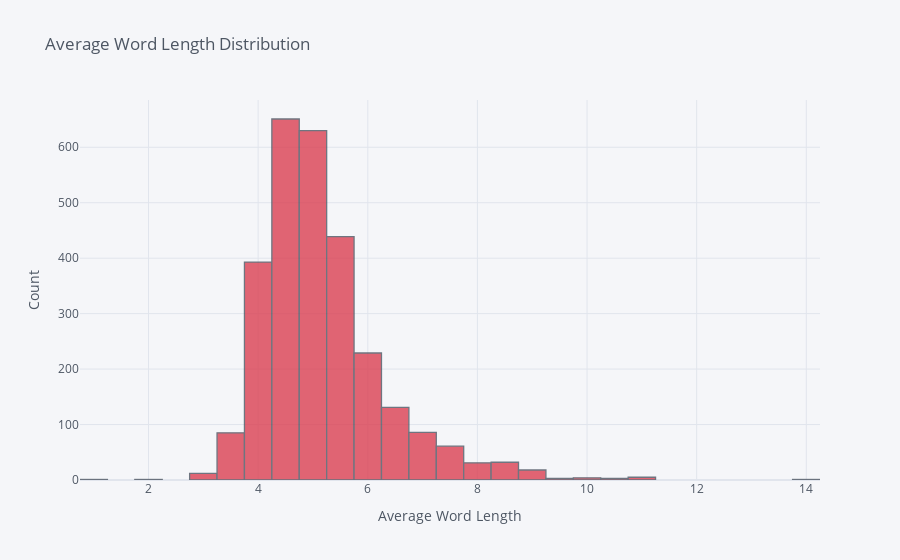

The notebook cell this image was saved under:
### Code cell
ndf['avg_length'].iplot(kind='hist', colors='red' , bins = 50,
                           xTitle='Average Word Length', yTitle='Count', 
                           title='Average Word Length Distribution')

### Figure 1 — Plotly figure (JSON) as saved in the notebook; plotly's stock layout.template omitted (floating-point values rounded to 4 significant figures; data arrays with more than 128 entries replaced by an {"elided": "..."} marker saying what was removed)
{"data": [{"histfunc": "count", "histnorm": "", "marker": {"color": "rgba(219, 64, 82, 1.0)", "line": {"color": "#4D5663", "width": 1.3}}, "name": "avg_length", "nbinsx": 50, "opacity": 0.8, "orientation": "v", "type": "histogram", "x": {"elided": "2819 float values"}}], "layout": {"barmode": "overlay", "legend": {"bgcolor": "#F5F6F9", "font": {"color": "#4D5663"}}, "paper_bgcolor": "#F5F6F9", "plot_bgcolor": "#F5F6F9", "title": {"font": {"color": "#4D5663"}, "text": "Average Word Length Distribution"}, "xaxis": {"gridcolor": "#E1E5ED", "showgrid": true, "tickfont": {"color": "#4D5663"}, "title": {"font": {"color": "#4D5663"}, "text": "Average Word Length"}, "zerolinecolor": "#E1E5ED"}, "yaxis": {"gridcolor": "#E1E5ED", "showgrid": true, "tickfont": {"color": "#4D5663"}, "title": {"font": {"color": "#4D5663"}, "text": "Count"}, "zerolinecolor": "#E1E5ED"}}}
